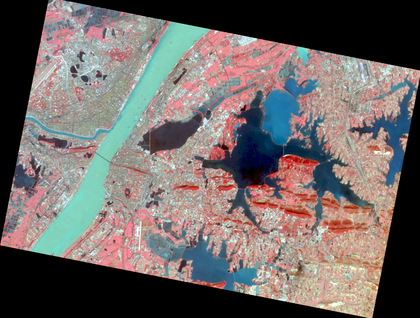
%> input picture homework3/img/武汉参考影像.png, 420 x 318 px, shrunk from 1108 x 840 before the run
$ octave homework3_picture_correction_load_point.m   (GNU Octave 9; MATLAB toolbox functions it lacks are replaced by stand-ins)
%> lines starting %> are read from the running program, lines starting %| are printed output that depends on the picture
%% 预备工作
clc; % 清除命令行窗口
clear; % 清空工作区中的变量
format compact; % 紧凑格式输出
close all; % 关闭所有图形窗口

% 创建日志文件夹
logFolder = 'log';
if ~exist(logFolder, 'dir')
    mkdir(logFolder);
end

% 创建控制点文件夹
pointFolder = 'data';
if ~exist(pointFolder, 'dir')
    mkdir(pointFolder);
end

% 获取当前日期和时间
currentDate = datetime("now", 'Format', 'yyyyMMdd');  % 格式：20241119
currentTime = datetime("now", 'Format', 'HHmmss');    % 格式：时分秒，例如 153045

% 查找日志文件名中已有的次数
experimentCount = 1; % 初始次数为1
while exist(['log/load_log_' char(currentDate) '_' num2str(experimentCount) '.txt'], 'file') == 2
    experimentCount = experimentCount + 1; % 如果文件已存在，则增加次数
end

% 生成动态文件名
logFileName = ['log/load_log_' char(currentDate) '_' num2str(experimentCount) '.txt'];

% 设置日志文件
diary(logFileName); % 启用日志记录
diary on; % 开始记录所有命令行输出

% 显示实验信息
currentDate1 = datetime("now", 'Format', 'yyyy年MM月dd日');  % 格式：2024年11月19日
currentTime1 = datetime("now", 'Format', 'HH时mm分ss秒');    % 格式：时分秒，例如 15时30分45秒

disp(['实验日期：', char(currentDate1)]); % 显示实验日期
disp(['实验时间：', char(currentTime1)]); % 显示实验时间
disp(['实验编号：', num2str(experimentCount)]); % 显示实验编号
disp('--------------------------------------------------');

% 读取图像
normalImg = imread('img/武汉参考影像.png'); % 参考影像
%> normalImg is the input picture: size 318x420x3 uint8; mean R, G, B 111.5, 103.7, 101.5
distortedImg = imread('img/武汉待校正影像.png'); % 待校正影像
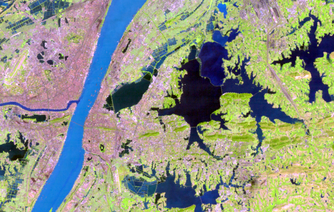
%> input picture homework3/img/武汉待校正影像.png, 334 x 212 px, shrunk from 880 x 559 before the run
%> distortedImg is the input picture: size 212x334x3 uint8; mean R, G, B 145.8, 150, 132.7

% 转换为灰度图像
grayNormalImg = rgb2gray(normalImg);
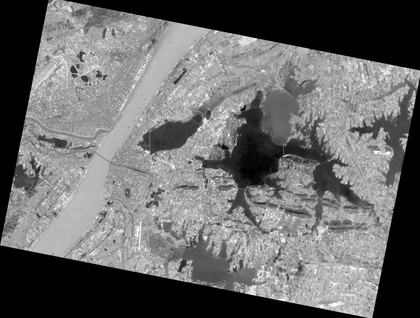
%> grayNormalImg: size 318x420 uint8; min 0, max 255, mean 105.8
grayDistortedImg = rgb2gray(distortedImg);
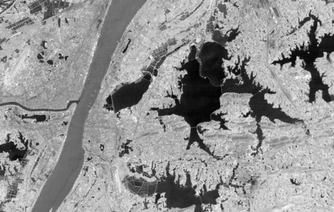
%> grayDistortedImg: size 212x334 uint8; min 1, max 255, mean 146.8

%% 从文件读取控制点
shiTomasiFileName = 'data/control_point_data.txt';
% 初始化存储数组
shiTomasiData = [];

% 检查是否已经存在控制点坐标文件
if exist(shiTomasiFileName, 'file')
    % 如果文件存在，直接加载坐标
    disp(['检测到控制点坐标文件：', shiTomasiFileName, '！']);
else
    % 如果文件不存在，手动选择控制点
    figure, imshow(distortedImg);
    hold on;
    [x_distorted, y_distorted] = ginput(); % 选择多个点
    plot(x_distorted, y_distorted, 'ro');
    hold off;

    % 确保选择的点数不少于 4 个
    while length(x_distorted) < 4
        disp('请选择至少 4 个点！');
        [x_distorted, y_distorted] = ginput(); % 重新选择
    end

    % 手动选择正常图像上的对应点
    figure, imshow(normalImg);
    hold on;
    [x_original, y_original] = ginput(); % 选择与扭曲图像对应的多个点
    plot(x_original, y_original, 'y+');
    hold off;

    % 确保选择的点数与扭曲图像上的点数一致
    while length(x_original) ~= length(x_distorted)
        disp('请确保选择的点数与扭曲图像上的点数一致！');
        [x_original, y_original] = ginput(); % 重新选择
        plot(x_original, y_original, 'y+');
        hold off;
    end

    % 保存控制点坐标到文件
    fileID = fopen(shiTomasiFileName, 'w');
    fprintf(fileID, 'x1\ty1\tx2\ty2\n'); % 表头
    for i = 1:length(x_original)
        fprintf(fileID, '%.4f\t%.4f\t%.4f\t%.4f\n', ...
            x_original(i), y_original(i), ...
            x_distorted(i), y_distorted(i));
    end
    fclose(fileID);
    disp(['手动选择的控制点已保存到文件：' shiTomasiFileName]);
end

tic; % 计时开始
% 逐行读取文件
fileID = fopen(shiTomasiFileName, 'r');
fgetl(fileID); % 跳过表头
% 初始化存储数组
shiTomasiData = [];
while ~feof(fileID)
    line = fgetl(fileID); % 读取一行
    % 检查是否是有效行（非空且不以%开头）
    if ~isempty(line) && ~startsWith(strtrim(line), '%')
        % 按格式解析数据
        data = sscanf(line, '%f %f %f %f');
        if numel(data) == 4 % 确保读取到的是4列数据
            shiTomasiData = [shiTomasiData; data']; % 添加到结果中
        end
    end
end
fclose(fileID);

fileID = fopen(shiTomasiFileName, 'r');
fgetl(fileID); % 跳过表头

% 提取匹配点
allMatchedPoints1 = shiTomasiData(:, 1:2); % 第1列和第2列
allMatchedPoints2 = shiTomasiData(:, 3:4); % 第3列和第4列

% 去除重复的控制点
[uniquePoints1, uniqueIdx1] = unique(allMatchedPoints1, 'rows');
uniquePoints2 = allMatchedPoints2(uniqueIdx1, :);

% 确保至少有4对控制点
disp(['共计产生的控制点数量为：', num2str(size(uniquePoints1, 1))])
if size(uniquePoints1, 1) < 4
    error('控制点数量不足，无法进行几何变换');
end

disp(['步骤 1: 获取控制点数据, 耗时：', num2str(toc), '秒']);
disp('--------------------------------------------------');

% 可视化匹配结果
subplot(211);
showMatchedFeatures(normalImg, distortedImg, allMatchedPoints1, allMatchedPoints2, 'montage');
title('最终使用的所有控制点匹配结果');

%% 建立多项式变换模型
tic; % 计时开始
numPoints = size(allMatchedPoints1, 1);
normalPoints = allMatchedPoints1; % 参考图像中的控制点
distortedPoints = allMatchedPoints2; % 待校正图像中的控制点

% 建立变换模型
A_x = [];
A_y = [];
b_x = distortedPoints(:, 1);
b_y = distortedPoints(:, 2);

for i = 1:numPoints
    x = normalPoints(i, 1);
    y = normalPoints(i, 2);
    % 增加二次多项式项
    A_x = [A_x; x^2, x*y, y^2, x, y, 1];
    A_y = [A_y; x^2, x*y, y^2, x, y, 1];
end

coeff_x = A_x \ b_x; % x 方向的多项式系数
coeff_y = A_y \ b_y; % y 方向的多项式系数

disp(['步骤 2: 建立多项式变换模型, 耗时：', num2str(toc), '秒']);
disp('--------------------------------------------------');

%% 进行几何纠正
tic; % 计时开始
% 待纠正图像尺寸
[height,width,~]=size(distortedImg);
%> height = 212; width = 334
% 目标图像尺寸
[height1,width1,~]=size(normalImg);
%> height1 = 318; width1 = 420
% 初始化一个空的图像
correctedImg=uint8(zeros(height1,width1,3));

% 遍历每个像素
for i = 1:height1
    for j = 1:width1
        % 使用二次多项式进行变换
        x_prime = coeff_x(1)*j^2 + coeff_x(2)*j*i + coeff_x(3)*i^2 + coeff_x(4)*j + coeff_x(5)*i + coeff_x(6);
        y_prime = coeff_y(1)*j^2 + coeff_y(2)*j*i + coeff_y(3)*i^2 + coeff_y(4)*j + coeff_y(5)*i + coeff_y(6);

        if x_prime >= 1 && x_prime <= width && y_prime >= 1 && y_prime <= height
            correctedImg(i, j, :) = distortedImg(round(y_prime), round(x_prime), :);
        end
    end
end
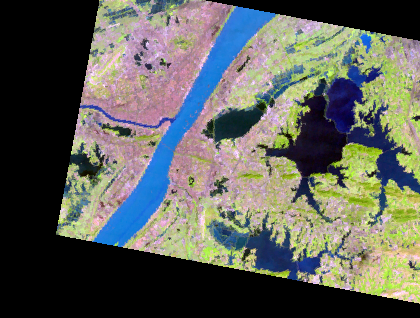
%> correctedImg: size 318x420x3 uint8; mean R, G, B 94.9, 97.2, 90.1

% 显示纠正后的图像
subplot(212);
imshow(correctedImg);
title('几何校正后的影像');
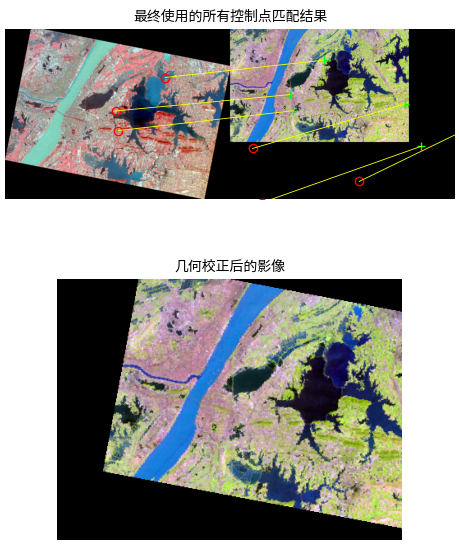
%> figure redrawn from the program's plot data, 2 panels
imwrite(correctedImg, 'img/武汉校正后影像.png');

disp(['步骤 3: 进行几何纠正, 耗时：', num2str(toc), '秒']);
disp('--------------------------------------------------');

%% 计算PSNR
tic; % 计时开始

% 确保原始参考图像和几何纠正后的图像具有相同的大小
[correctedHeight, correctedWidth, ~] = size(correctedImg);
%> correctedHeight = 318; correctedWidth = 420
croppedNormalImg = normalImg(1:correctedHeight, 1:correctedWidth, :);

% 转换为灰度图像用于计算PSNR
correctedGrayImg = rgb2gray(correctedImg);
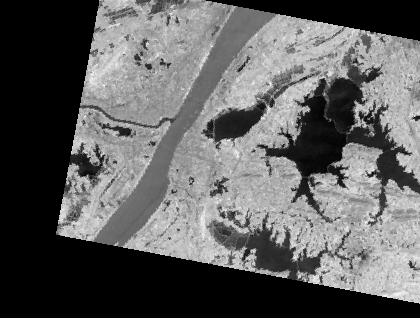
%> correctedGrayImg: size 318x420 uint8; min 0, max 251, mean 95.7
croppedGrayNormalImg = rgb2gray(croppedNormalImg);

% 计算均方误差(MSE)
mse = mean((double(correctedGrayImg) - double(croppedGrayNormalImg)).^2, 'all');
%> mse = 9406.2

% 计算PSNR
if mse == 0
    psnrValue = Inf; % 如果MSE为0，PSNR为无穷大
else
    maxPixelValue = 255; % 对于8位图像，像素值范围为0到255
    psnrValue = 10 * log10(maxPixelValue^2 / mse);
%> psnrValue = 8.4
end

disp(['步骤 4: 计算PSNR, 耗时：', num2str(toc), '秒']);
disp(['几何纠正后的图像与参考图像的PSNR值为：', num2str(psnrValue), ' dB']);
%| 几何纠正后的图像与参考图像的PSNR值为：8.3967 dB

diary off; % 关闭日志记录
disp('--------------------------------------------------');
disp('所有步骤完成！');
